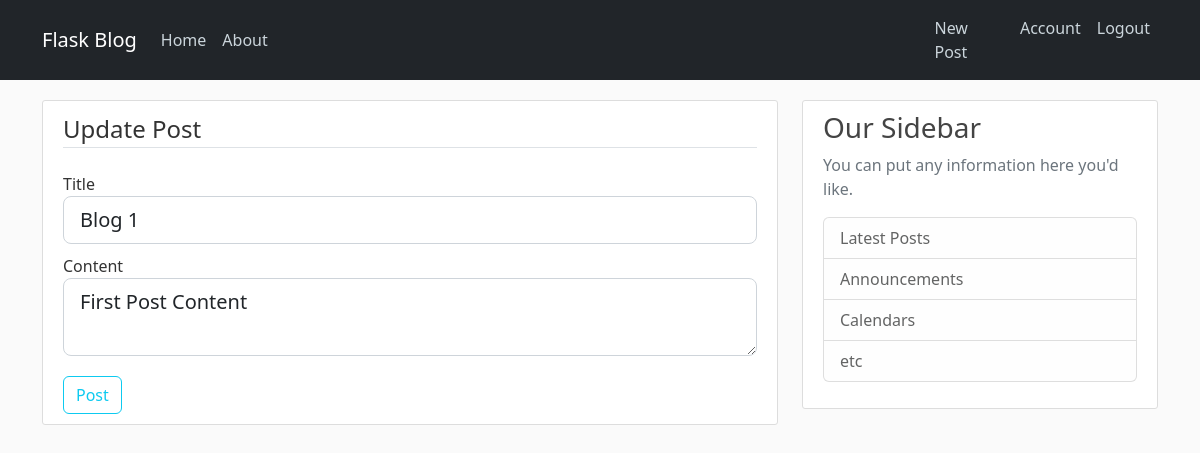
Page /post/1/update (signed in) on the earlier database version.
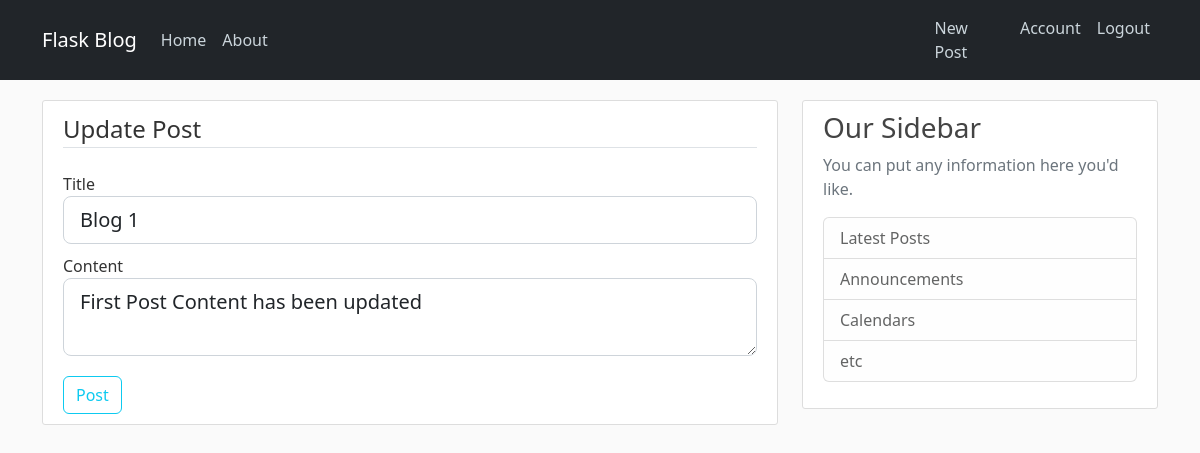
Same page on the later database version.
### flaskblog/models.py (models this page shows, shortened)
class Post(db.Model):
    id = db.Column(db.Integer, primary_key=True)
    title = db.Column(db.String(100), nullable=False)
    date_posted = db.Column(db.DateTime, nullable=False,
                            default=datetime.utcnow)
    content = db.Column(db.Text, nullable=False)
    user_id = db.Column(db.Integer, db.ForeignKey('user.id'), nullable=False)

### flaskblog/posts/routes.py (the view)
@posts.route("/post/<int:post_id>/update", methods=['GET', 'POST'])
@login_required
def update_post(post_id):
    post = Post.query.get_or_404(post_id)
    if post.author != current_user:
        abort(403)
    form = PostForm()
    if form.validate_on_submit():
        post.title = form.title.data
        post.content = form.content.data
        db.session.commit()
        flash('Your post has been updated!', 'success')
        return redirect(url_for('posts.post', post_id=post.id))
    elif request.method == 'GET':
        form.title.data = post.title
        form.content.data = post.content
    return render_template('create_post.html', title='Update Post', form=form, legend='Update Post')

### flaskblog/posts/forms.py
class PostForm(FlaskForm):
    title = StringField('Title', validators=[DataRequired()])
    content = TextAreaField('Content', validators=[DataRequired()])
    submit = SubmitField('Post')

### flaskblog/models.py (called while the page is built)
@login_manager.user_loader
def load_user(user_id):
    return User.query.get(int(user_id))

### flaskblog/templates/create_post.html (shortened to what this page needs)
{% extends "layout.html" %} {% block content %}
<div class="content-section" style="margin-top: 20px">
  <form method="POST" action="">
    <fieldset class="form-group">
      <legend class="border-bottom mb-4">{{ legend }}</legend>
      <div class="form-group" style="margin-top: 10px">
        {{ form.title.label(class="form-control-label") }} {% if
        form.title.errors %} {{ form.title(class="form-control form-control-lg
        is-invalid") }}
        <div class="invalid-feedback">
          {% for error in form.title.errors %}
          <span>{{ error }}</span>
          {% endfor %}
        </div>
        {% else %} {{ form.title(class="form-control form-control-lg") }} {%
        endif %}
      </div>
      <div class="form-group" style="margin-top: 10px">
        {{ form.content.label(class="form-control-label") }} {% if
        form.content.errors %} {{ form.content(class="form-control
        form-control-lg is-invalid") }}
        <div class="invalid-feedback">
          {% for error in form.content.errors %}
          <span>{{ error }}</span>
          {% endfor %}
        </div>
        {% else %} {{ form.content(class="form-control form-control-lg") }} {%
        endif %}
      </div>
    </fieldset>
    <div class="form-group" style="margin-top: 20px">
      {{ form.submit(class="btn btn-outline-info") }}
    </div>
  </form>
</div>
{% endblock content %}

Differences in the rows shown:
changed Post "Blog 1": content "First Post Content" → "First Post Content has been updated"
